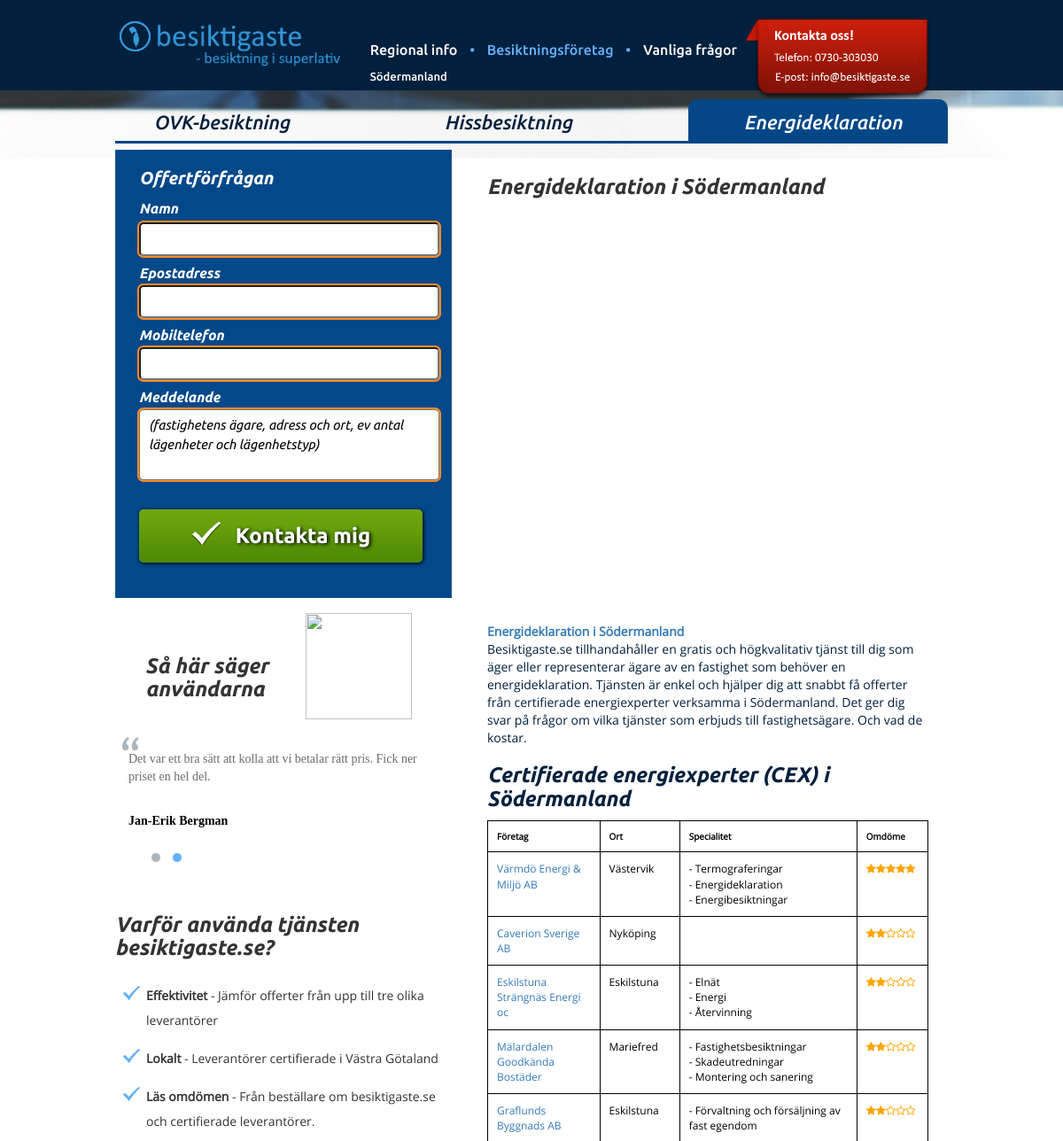
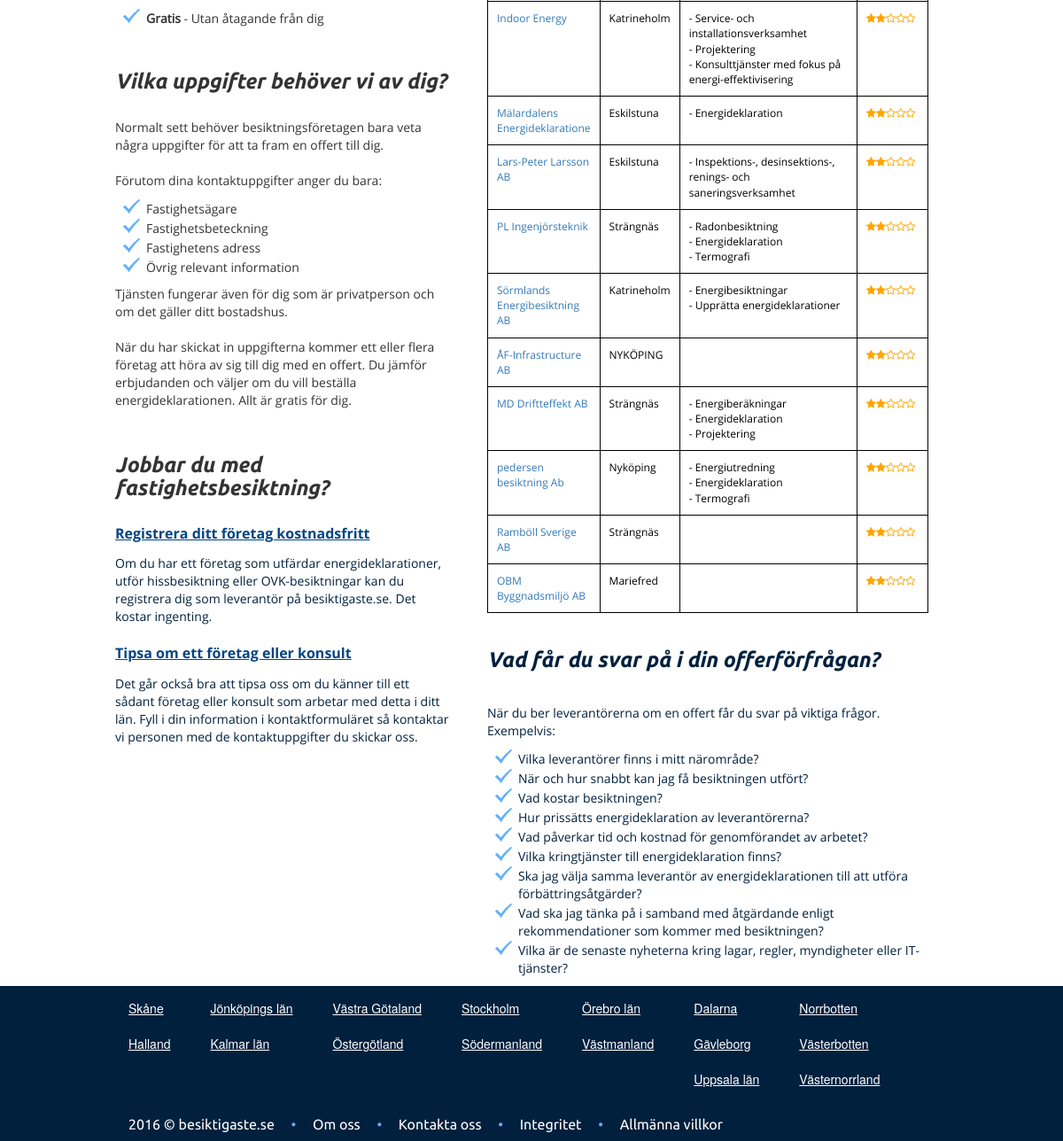
Screenshot of /energideklaration/södermanland/index.php with the database file from the repository (2 pictures, top to bottom).
### tables this page shows
CREATE TABLE IF NOT EXISTS `Companies` (
  `company_id` int(11) NOT NULL AUTO_INCREMENT,
  `company_name` varchar(255) DEFAULT NULL,
  `email` varchar(255) DEFAULT NULL,
  `mobile` varchar(255) DEFAULT NULL,
  `address` varchar(255) DEFAULT NULL,
  `zip` int(11) DEFAULT NULL,
  `city` varchar(255) DEFAULT NULL,
  `region` varchar(255) DEFAULT NULL,
  `main_contact_id` int(11) DEFAULT NULL,
  `company_presentation` mediumtext,
  `service_specialitet` mediumtext,
  `overallrating` tinyint(4) DEFAULT NULL,
  `latitud` float DEFAULT NULL,
  `longitud` float DEFAULT NULL,
  `internal_url` varchar(255) DEFAULT NULL,
  PRIMARY KEY (`company_id`)
);

### energideklaration/södermanland/index.php (the view, shortened to what this page needs)
<?php
    $root = $_SERVER['DOCUMENT_ROOT'];
?>
<html>
<head lang="en">
	<link rel="stylesheet" href="/assets/style/reset.css">
    <link rel="stylesheet" href="/libs/bootstrap.min.css">
    <link rel="stylesheet" href="/libs/bootstrap-theme.min.css">
    <link rel="stylesheet" href="/assets/fonts/font-awesome-4.6.3/css/font-awesome.min.css">
    <link rel="stylesheet" href="/assets/fonts/font-awesome-4.6.3/css/font-awesome.css">
    <link rel="stylesheet" href="/assets/style/main-screen-tight-form-skovde.css">
</head>
<body>
<header>
    <div class="headerContent">
        <a href="/" ><img class="logo" src="/assets/images/logo.png"></a>
        <nav>
                <span class="headerText">
                    <a href="https://besiktigaste.se/energideklaration/energideklaration-sverige/" class="headerLink">Regional info</a>
                    <span class="bullet">&#8226;</span>
                    <a href="/besiktning/besiktnings-foretag.php" class="headerLink headerLinkActive">Besiktningsföretag</a>
                    <span class="bullet">&#8226;</span>
                    <a href="/besiktning/vanliga-fragor.php" class="headerLink">Vanliga frågor</a>
                </span>
					 <div class="kontaktaOss">
                    <a href="mailto:info@besiktigaste.se"><img src="/assets/images/kontakta-oss.png"></a>
					 </div>
        </nav>
		<nav>
                <span class="headerBreadcrumb">
                    <a href="https://besiktigaste.se/energideklaration/södermanland/" class="headerLink">Södermanland</a>
                </span>
        </nav>
    </div>
</header>
<main>
    <div class="topicMenu">
        <div class="topicMenuNytrMapImg">
            <div class="tabPanel">
                <ul class="nav nav-tabs" id="myTab">
                     <li><a href="https://besiktigaste.se/ovk-besiktning/"><span class="iconArray rightArray"></span>OVK-besiktning</a></li>
                    <li><a href="https://besiktigaste.se/hiss-besiktning/"><span class="iconArray rightArray"></span>Hissbesiktning</a></li>
                    <li class='active'><a href="https://besiktigaste.se/energideklaration/"><span class="iconArray rightArray"></span>Energideklaration</a></li>
                </ul>
				<?php include $root . '/assets/scripts/cexServiceForm.php';
  				?>
            </div>
        </div>
    </div>
    <div class="contentNytrMap">
        <div class="leftContentNytr">
            <h2 class="title2 titleCarouselNytr">Så här säger användarna</h2>
			<a href="https://www.uc.se/risksigill2?showorg=IpElkLsnwP&language=swe" title="Sigillet är utfärdat av UC AB. Klicka på bilden för information om UC:s Riskklasser." target="_blank">
			<img src="https://www.uc.se/ucsigill2/sigill?org=IpElkLsnwP&language=swe&product=psa&fontcolor=b" alt="" class="logo100 logoUC" style="border:0;"/>
			</a>
            <div id="carousel" class="carousel slide carouselNytr">
                <ol class="carousel-indicators carouselIndicatorNytr">
                    <li data-target="#carousel" data-slide-to="0" class="active"></li>
                    <li data-target="#carousel" data-slide-to="1"></li>
                </ol>
                <div class="carousel-inner" role="listbox">
                    <div class="item carousel-indicators-bottom">
                        <img src="/assets/images/quotes.png">
                         <div class="quotes-comments">
                                <p class="carusel-text">Det var ett bra sätt att kolla att vi betalar rätt pris. Fick ner priset en hel del.</p><br>
                                <p class="carusel-text black"><b>Jan-Erik Bergman</b></p>
                            </div>
                    </div>
                </div>
            </div>
			<div><h2 class="h2">Varför använda tjänsten besiktigaste.se?</h2></div>
                <div>
                  <ul class="mainUl">
                      <li class="mainLiText"><strong>Effektivitet</strong> - Jämför offerter från upp till tre olika leverantörer</li>
                      <li class="mainLiText"><strong>Lokalt</strong> - Leverantörer certifierade i Västra Götaland</li>
                      <li class="mainLiText"><strong>Läs omdömen</strong> - Från beställare om besiktigaste.se och certifierade leverantörer.
                      </li>
  					<li class="mainLiText"><strong>Gratis</strong> - Utan åtagande från dig</li>
                  </ul>
				</div>
<div class="title2">Vilka uppgifter behöver vi av dig?</div>
				<div class="textFragment">Normalt sett behöver besiktningsföretagen bara veta några uppgifter för att ta fram en offert till dig.
				 <br><br>Förutom dina kontaktuppgifter anger du bara:
                  <ul class="mainUl">
                    <li>Fastighetsägare </li>
                    <li>Fastighetsbeteckning</li>
                    <li>Fastighetens adress</li>
                    <li>Övrig relevant information</li>
                  </ul>
        			Tjänsten fungerar även för dig som är privatperson och om det gäller ditt bostadshus.
        			<br><br>
        	        När du har skickat in uppgifterna kommer ett eller flera företag att höra av sig till dig med en offert. Du jämför erbjudanden och väljer om du vill beställa energideklarationen. Allt är gratis för dig.
					<br><br>
				</div>
				<label class="faqTitle serviceTitle"><h2 class="h2">Jobbar du med fastighetsbesiktning?</h2></label>
             <div class="articlesBlock">
                <a href="#userName" class="faqQuestion articlesLink">Registrera ditt företag kostnadsfritt</a>
                <div class="faqAnswer articlesText">Om du har ett företag som utfärdar energideklarationer, utför hissbesiktning eller OVK-besiktningar kan du registrera dig som leverantör på besiktigaste.se. Det kostar ingenting. <br><br>
				</div>
                <a href="#userName" class="faqQuestion articlesLink">Tipsa om ett företag eller konsult</a>
                <div class="faqAnswer articlesText">
                    Det går också bra att tipsa oss om du känner till ett sådant företag eller konsult som arbetar med detta i ditt län. Fyll i din information i kontaktformuläret så kontaktar vi personen med de kontaktuppgifter du skickar oss.
                </div>
            </div>
        </div>
        <div class="rightContentMap text-left">
  			 <h1 class="h2">Energideklaration i Södermanland</h1>
	<div id="map"></div>
	<?php
		 			$servername = "besiktigaste-se-content-157123.mysql.binero.se";
                    $username = "157123_xp30818";
                    $password = "Bes123cont";
                    $dbname = "157123-besiktigaste-se-content";
					$rating = "<i class='fa fa-star'></i>";
                    $conn = new mysqli($servername, $username, $password, $dbname);
	?>
		</div>
        <div class="rightContentLocal text-left">
                <div class="faqAnswer articlesText">
                <div class="faqAnswer articlesText"><strong>
				<a href="https://besiktigaste.se/energideklaration/södermanland/">Energideklaration i Södermanland</a></strong><br>
				Besiktigaste.se tillhandahåller en gratis och högkvalitativ tjänst till dig som äger
				eller representerar ägare av en fastighet som behöver en
				energideklaration.
				Tjänsten är enkel och hjälper dig att snabbt få offerter från certifierade energiexperter verksamma i Södermanland.
				Det ger dig svar på frågor om vilka tjänster som erbjuds till fastighetsägare. Och vad de kostar.
                </div>
			 <h2 class="h2">Certifierade energiexperter (CEX) i Södermanland </h2>
			 <div id="results-wrapper">
                  <table id="results" class="tableCertifieradeFtg">
				      <tr class="headerCertifieradeFtg">
                          <th class="headerCertifieradeFtg">F&#246;retag</th>
                          <th class="headerCertifieradeFtg">Ort</th>
                          <th class="headerCertifieradeFtg">Specialitet</th>
                          <th class="headerCertifieradeFtg">Omdöme</th>
                      </tr>
				<?php
                    $sql = "SELECT company_name, city, service_specialitet, overallrating, latitud, longitud, internal_url FROM Companies WHERE latitud !=  '' AND region = 'Södermanland' AND company_presentation = 'cex' order by overallrating desc";
                    $result = $conn->query($sql);
				  if ($result->num_rows > 0) {
						$ctr = 0;
                        while($row = $result->fetch_assoc()) {
							$ctr = $ctr + 1;
							if ($ctr < 16) {
    							$test = $row["overallrating"];
    						    if ($test < 10) {
    							   $rating = "<span style='color: orange;'><i class='fa fa-star-o'></i>";
    							} elseif (20 > $test and $test > 9) {
    							   $rating = "<span style='color: orange;'><i class='fa fa-star'></i><i class='fa fa-star-o'></i><i class='fa fa-star-o'></i><i class='fa fa-star-o'></i><i class='fa fa-star-o'></i>";
    							} elseif (30 > $test and $test > 19) {
    							   $rating = "<span style='color: orange;'><i class='fa fa-star'></i><i class='fa fa-star'></i><i class='fa fa-star-o'></i><i class='fa fa-star-o'></i><i class='fa fa-star-o'></i>";
    							} elseif (40 > $test and $test > 29) {
    							   $rating = "<span style='color: orange;'><i class='fa fa-star'></i><i class='fa fa-star'></i><i class='fa fa-star'></i><i class='fa fa-star-o'></i><i class='fa fa-star-o'></i>";
    							} elseif (50 > $test and $test > 39) {
    							   $rating = "<span style='color: orange;'><i class='fa fa-star'></i><i class='fa fa-star'></i><i class='fa fa-star'></i><i class='fa fa-star'></i><i class='fa fa-star-o'></i>";
    							} else {
    							   $rating = "<span style='color: orange;'><i class='fa fa-star'></i><i class='fa fa-star'></i><i class='fa fa-star'></i><i class='fa fa-star'></i><i class='fa fa-star'></i>";
    							}
                                echo "<tr class='textCertifieradeFtg'><td class='textCertifieradeFtg'><a href='" . $row["internal_url"]. "'>" . $row["company_name"]. "</td><td class='textCertifieradeFtg'>" . $row["city"]. "</td><td class='textCertifieradeFtg' width='200'>"  . $row["service_specialitet"].  "</td><td class='textCertifieradeFtg'>" . $rating. "</span></td></tr>";
							}
							else {
								 break;
							}
                        }
                    } else {
                        echo "<tr class='textCertifieradeFtg'><td class='textCertifieradeFtg'>0 results</td><td></td><td></td><td></td></tr>";
                    }
                ?>
                  </table>
			 </div>
  			 <div class="title2"><h2 class="h2">Vad får du svar på i din offerförfrågan?</h2></div>
                 <div class="textFragment">
 				När du ber leverantörerna om en offert får du svar på viktiga frågor.
 			    Exempelvis:
                   <ul class="mainUl">
                    <li>Vilka leverantörer finns i mitt närområde? </li>
                    <li>När och hur snabbt kan jag få besiktningen utfört?</li>
                    <li>Vad kostar besiktningen?</li>
                    <li>Hur prissätts energideklaration av leverantörerna? </li>
                    <li>Vad påverkar tid och kostnad för genomförandet av arbetet? </li>
                    <li>Vilka kringtjänster till energideklaration finns? </li>
                    <li>Ska jag välja samma leverantör av energideklarationen till att utföra förbättringsåtgärder? </li>
                    <li>Vad ska jag tänka på i samband med åtgärdande enligt rekommendationer som kommer med besiktningen?</li>
                    <li>Vilka är de senaste nyheterna kring lagar, regler, myndigheter eller IT-tjänster?</li>
                  </ul>
				</div>
    </div>
</main>
<footer>
    <div class="footer">
        <div class="footerCexContext">
		<?php include $root . '/assets/scripts/footerCexMenu.php';
		?>
		<?php include $root . '/assets/scripts/footerMenu2.php';
		?>
        </div>
    </div>
</footer>
</body>
</html>

### energideklaration/södermanland/index.php (style rules this page uses)
#map { height: 55%; }

### rows the page displays
companies: company_name "Värmdö Energi & Miljö AB", city "Västervik", service_specialitet "- Termograferingar - Energideklaration - Energibesiktningar"
companies: company_name "Caverion Sverige AB", city "Nyköping"
companies: company_name "Eskilstuna Strängnäs Energi oc", city "Eskilstuna", service_specialitet "- Elnät - Energi - Återvinning"
companies: company_name "Mälardalen Goodkända Bostäder", city "Mariefred", service_specialitet "- Fastighetsbesiktningar - Skadeutredningar - Montering och sanering"
companies: company_name "Graflunds Byggnads AB", city "Eskilstuna", service_specialitet "- Förvaltning och försäljning av fast egendom"
companies: company_name "Indoor Energy", city "Katrineholm", service_specialitet "- Service- och installationsverksamhet - Projektering - Konsulttjänster med fokus på energi-effektivisering"
companies: company_name "Mälardalens Energideklaratione", city "Eskilstuna", service_specialitet "- Energideklaration"
companies: company_name "Lars-Peter Larsson AB", city "Eskilstuna", service_specialitet "- Inspektions-, desinsektions-, renings- och saneringsverksamhet"
companies: company_name "PL Ingenjörsteknik", city "Strängnäs", service_specialitet "- Radonbesiktning - Energideklaration - Termografi"
companies: company_name "Sörmlands Energibesiktning AB", city "Katrineholm", service_specialitet "- Energibesiktningar - Upprätta energideklarationer"
companies: company_name "ÅF-Infrastructure AB", city "NYKÖPING"
companies: company_name "MD Driftteffekt AB", city "Strängnäs", service_specialitet "- Energiberäkningar - Energideklaration - Projektering"
companies: company_name "pedersen besiktning Ab", city "Nyköping", service_specialitet "- Energiutredning - Energideklaration - Termografi"
companies: company_name "Ramböll Sverige AB", city "Strängnäs"
companies: company_name "OBM Byggnadsmiljö AB", city "Mariefred"
